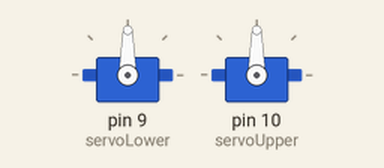
This sketch was run on a simulated Arduino Uno, built with avr-gcc and run on an emulated ATmega328P. On the bench: 2 × servo. At 3.0 s the program stops and its outputs stay as they are.

Above: at 0.1 s.
At 1.1 s:
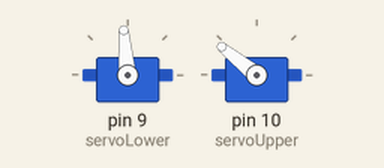
At 2.1 s:
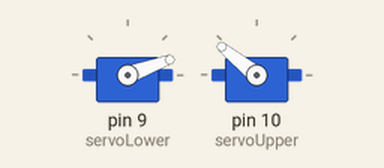
At 3.1 s:
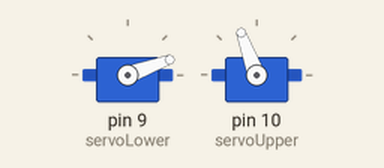
Timing chart, 0 to 4.5 s (numbered marks = the images above):
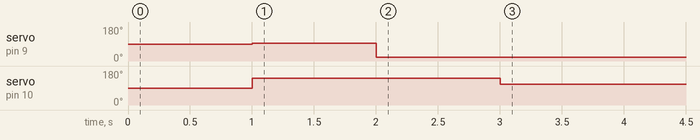

The sketch:

Servo_Testing.ino
```cpp
#include <Servo.h>
Servo servoLower;
Servo servoUpper;
int lowerPos = 0;
int upperPos = 0;

int lowerStartPos = 95;
int upperStartPos = 141;

int lowerFinishPos = 20;
int upperFinishPos = 110;
void setup() {
  // put your setup code here, to run once:
  servoLower.attach(9);
  servoUpper.attach(10);
}

void loop() {
  delay(1000);
  servoLower.write(lowerStartPos);
  servoUpper.write(upperStartPos);
  delay(1000);
  servoLower.write(lowerFinishPos);
  delay(1000);
  servoUpper.write(upperFinishPos);
  while(true)
  {}
  /*
for(pos = 175; pos >= 90; pos -= 1)
  {
    testServo.write(pos);
    delay(50);
  }

  for(pos = 90; pos <= 175; pos += 1)
  {
    testServo.write(pos);
    delay(50);
  }
  */
}
```

Measured:
- by itself, servo on pin 9 (servoLower): 90° → 95° at 1.0 s, → 20° 1.0 s later
- by itself, servo on pin 10 (servoUpper): 90° → 141° at 1.0 s, → 110° 2.0 s later
